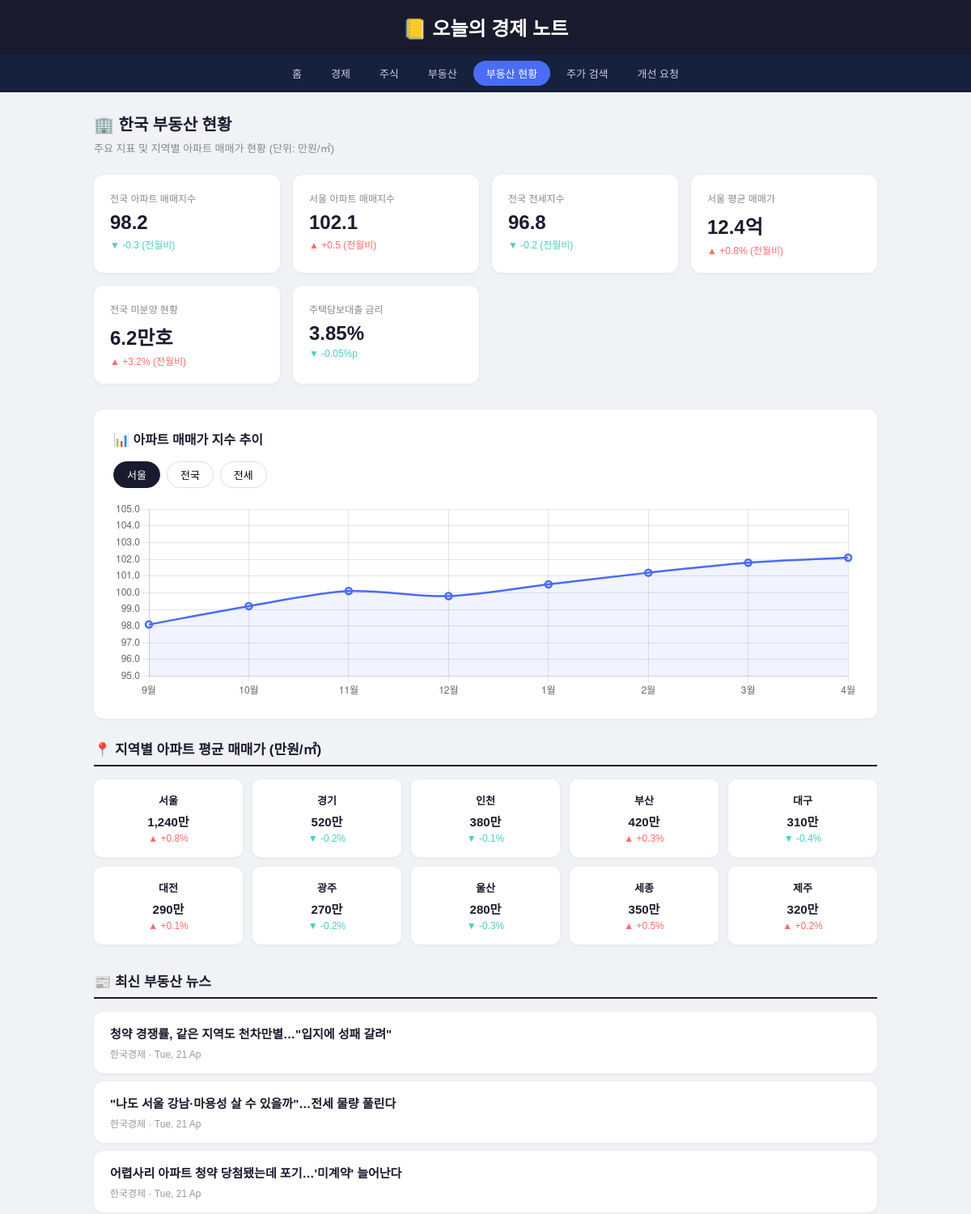
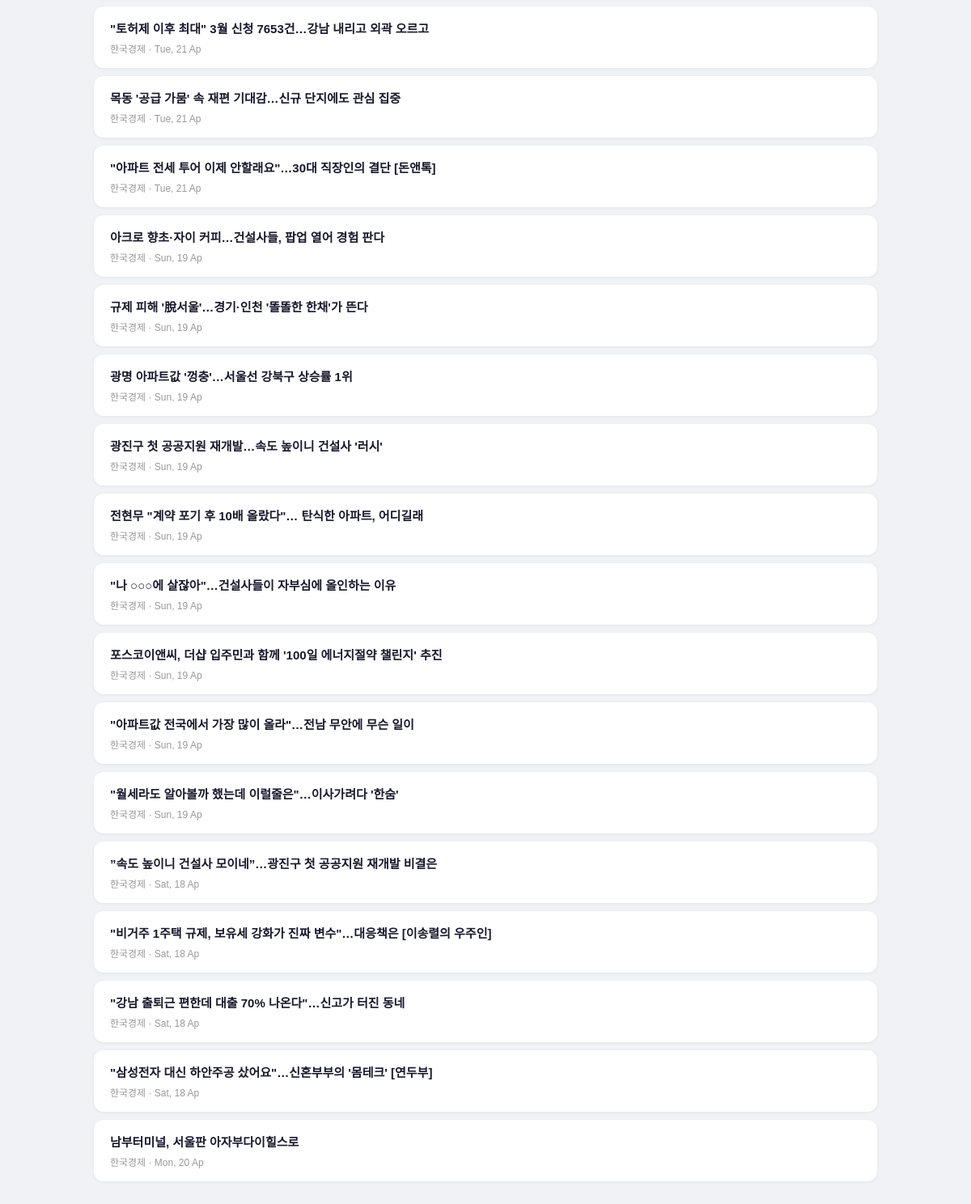
The app's page /realestate with its own data (2 pictures, top to bottom).
### tables this page shows
CREATE TABLE articles (
            id       INTEGER PRIMARY KEY AUTOINCREMENT,
            title    TEXT NOT NULL,
            link     TEXT,
            source   TEXT,
            category TEXT,
            date     TEXT
        );

### app.py (the view)
@app.route("/realestate")
def realestate():
    articles = get_articles("부동산")
    return render_template("realestate.html", articles=articles)

### app.py (called while the page is built, shortened)
def get_articles(category=None):
    conn = sqlite3.connect(DB)
    c = conn.cursor()
    if category:
        c.execute("""
            SELECT id, title, link, source, category, date
            FROM articles WHERE category=?
            ORDER BY date DESC LIMIT 20
        """, (category,))
    rows = c.fetchall()
    conn.close()
    return [{"id": r[0], "title": r[1], "link": r[2], "source": r[3], "category": r[4], "date": r[5]} for r in rows]

### templates/realestate.html (shortened to what this page needs)
<!DOCTYPE html>
<html lang="ko">
<head>
</head>
<body>
<header><h1>📒 오늘의 경제 노트</h1></header>
<nav>
  <a href="/">홈</a>
  <a href="/news/경제">경제</a>
  <a href="/news/주식">주식</a>
  <a href="/news/부동산">부동산</a>
  <a href="/realestate" class="active">부동산 현황</a>
  <a href="/stock">주가 검색</a>
  <a href="/feedback">개선 요청</a>
</nav>
<div class="container">
  <h2>🏢 한국 부동산 현황</h2>
  <p class="subtitle">주요 지표 및 지역별 아파트 매매가 현황 (단위: 만원/㎡)</p>
  <div class="stat-grid">
    <div class="stat-card">
      <div class="label">전국 아파트 매매지수</div>
      <div class="value">98.2</div>
      <div class="change down">▼ -0.3 (전월비)</div>
    </div>
    <div class="stat-card">
      <div class="label">서울 아파트 매매지수</div>
      <div class="value">102.1</div>
      <div class="change up">▲ +0.5 (전월비)</div>
    </div>
    <div class="stat-card">
      <div class="label">전국 전세지수</div>
      <div class="value">96.8</div>
      <div class="change down">▼ -0.2 (전월비)</div>
    </div>
    <div class="stat-card">
      <div class="label">서울 평균 매매가</div>
      <div class="value">12.4억</div>
      <div class="change up">▲ +0.8% (전월비)</div>
    </div>
    <div class="stat-card">
      <div class="label">전국 미분양 현황</div>
      <div class="value">6.2만호</div>
      <div class="change up">▲ +3.2% (전월비)</div>
    </div>
    <div class="stat-card">
      <div class="label">주택담보대출 금리</div>
      <div class="value">3.85%</div>
      <div class="change down">▼ -0.05%p</div>
    </div>
  </div>
  <div class="chart-section">
    <h3>📊 아파트 매매가 지수 추이</h3>
    <div class="chart-tabs">
      <button class="chart-tab active" onclick="changeChart('seoul', this)">서울</button>
      <button class="chart-tab" onclick="changeChart('nationwide', this)">전국</button>
      <button class="chart-tab" onclick="changeChart('jeonse', this)">전세</button>
    </div>
    <canvas id="priceChart" height="80"></canvas>
  </div>
  <div class="section-title">📍 지역별 아파트 평균 매매가 (만원/㎡)</div>
  <div class="region-grid">
    <div class="region-card"><div class="region">서울</div><div class="price">1,240만</div><div class="diff up">▲ +0.8%</div></div>
    <div class="region-card"><div class="region">경기</div><div class="price">520만</div><div class="diff down">▼ -0.2%</div></div>
    <div class="region-card"><div class="region">인천</div><div class="price">380만</div><div class="diff down">▼ -0.1%</div></div>
    <div class="region-card"><div class="region">부산</div><div class="price">420만</div><div class="diff up">▲ +0.3%</div></div>
    <div class="region-card"><div class="region">대구</div><div class="price">310만</div><div class="diff down">▼ -0.4%</div></div>
    <div class="region-card"><div class="region">대전</div><div class="price">290만</div><div class="diff up">▲ +0.1%</div></div>
    <div class="region-card"><div class="region">광주</div><div class="price">270만</div><div class="diff down">▼ -0.2%</div></div>
    <div class="region-card"><div class="region">울산</div><div class="price">280만</div><div class="diff down">▼ -0.3%</div></div>
    <div class="region-card"><div class="region">세종</div><div class="price">350만</div><div class="diff up">▲ +0.5%</div></div>
    <div class="region-card"><div class="region">제주</div><div class="price">320만</div><div class="diff up">▲ +0.2%</div></div>
  </div>
  <div class="section-title">📰 최신 부동산 뉴스</div>
  {% for article in articles %}
  <div class="article-card">
    <h4><a href="{{ article['link'] }}" target="_blank" rel="noreferrer">{{ article['title'] }}</a></h4>
    <div class="meta">{{ article['source'] }} · {{ article['date'] }}</div>
  </div>
  {% endfor %}
</div>
<script>
const chartData = {
  seoul:      [98.1, 99.2, 100.1, 99.8, 100.5, 101.2, 101.8, 102.1],
  nationwide: [99.2, 99.5, 99.8, 99.3, 98.9, 98.5, 98.3, 98.2],
  jeonse:     [97.5, 97.8, 98.1, 97.9, 97.5, 97.1, 96.9, 96.8],
};
const labels = ['9월', '10월', '11월', '12월', '1월', '2월', '3월', '4월'];
const colors = { seoul: '#4a6cf7', nationwide: '#1a1a2e', jeonse: '#f59e0b' };
const names  = { seoul: '서울 매매', nationwide: '전국 매매', jeonse: '전국 전세' };
let chart;
window.onload = function() {
  const ctx = document.getElementById('priceChart').getContext('2d');
  chart = new Chart(ctx, {
    type: 'line',
    data: {
      labels,
      datasets: [{
        label: '서울 매매',
        data: chartData.seoul,
        borderColor: '#4a6cf7',
        backgroundColor: 'rgba(74,108,247,0.08)',
        borderWidth: 2.5,
        pointRadius: 4,
        tension: 0.3,
        fill: true,
      }]
    },
    options: {
      responsive: true,
      plugins: { legend: { display: false } },
      scales: {
        y: { min: 95, max: 105, ticks: { callback: v => v.toFixed(1) } }
      }
    }
  });
};
function changeChart(type, btn) {
  document.querySelectorAll('.chart-tab').forEach(t => t.classList.remove('active'));
  btn.classList.add('active');
  chart.data.datasets[0].data            = chartData[type];
  chart.data.datasets[0].borderColor     = colors[type];
  chart.data.datasets[0].backgroundColor = colors[type] + '15';
  chart.data.datasets[0].label           = names[type];
  chart.update();
}
</script>
</body>
</html>

### templates/realestate.html (style rules this page uses)
* { box-sizing: border-box; margin: 0; padding: 0; }
body { font-family: 'Apple SD Gothic Neo', sans-serif; background: #f0f2f5; color: #1a1a2e; }
header { background: #1a1a2e; color: white; padding: 16px 0; text-align: center; }
header h1 { font-size: 24px; font-weight: 700; }
nav { background: #16213e; display: flex; justify-content: center; gap: 4px; padding: 8px; flex-wrap: wrap; }
nav a { color: #ccd; text-decoration: none; padding: 6px 16px; border-radius: 20px; font-size: 13px; transition: all 0.2s; }
nav a:hover, nav a.active { background: #4a6cf7; color: white; }
.container { max-width: 1000px; margin: 0 auto; padding: 24px 16px 40px; }
h2 { font-size: 20px; margin-bottom: 6px; }
.subtitle { font-size: 13px; color: #888; margin-bottom: 24px; }
.stat-grid { display: grid; grid-template-columns: repeat(auto-fill, minmax(200px, 1fr)); gap: 16px; margin-bottom: 32px; }
.stat-card { background: white; border-radius: 12px; padding: 20px; box-shadow: 0 1px 4px rgba(0,0,0,0.06); }
.stat-card .label { font-size: 12px; color: #888; margin-bottom: 8px; }
.stat-card .value { font-size: 24px; font-weight: 700; color: #1a1a2e; }
.stat-card .change { font-size: 12px; margin-top: 4px; }
.up { color: #ff6b6b; }
.down { color: #4ecdc4; }
.chart-section { background: white; border-radius: 12px; padding: 24px; box-shadow: 0 1px 4px rgba(0,0,0,0.06); margin-bottom: 24px; }
.chart-section h3 { font-size: 16px; margin-bottom: 16px; color: #1a1a2e; }
.chart-tabs { display: flex; gap: 8px; margin-bottom: 16px; flex-wrap: wrap; }
.chart-tab { padding: 6px 16px; border-radius: 20px; border: 1.5px solid #ddd; background: white; font-size: 13px; cursor: pointer; font-family: inherit; transition: all 0.2s; }
.chart-tab.active { background: #1a1a2e; color: white; border-color: #1a1a2e; }
.region-grid { display: grid; grid-template-columns: repeat(auto-fill, minmax(160px, 1fr)); gap: 12px; margin-bottom: 32px; }
.region-card { background: white; border-radius: 10px; padding: 16px; box-shadow: 0 1px 4px rgba(0,0,0,0.06); text-align: center; }
.region-card .region { font-size: 13px; font-weight: 600; margin-bottom: 6px; }
.region-card .price { font-size: 15px; font-weight: 700; color: #1a1a2e; }
.region-card .diff { font-size: 12px; margin-top: 4px; }
.article-card { background: white; border-radius: 12px; padding: 16px 20px; margin-bottom: 10px; box-shadow: 0 1px 4px rgba(0,0,0,0.06); transition: transform 0.15s; }
.article-card h4 { font-size: 15px; margin-bottom: 6px; }
.article-card h4 a { color: #1a1a2e; text-decoration: none; }
.meta { font-size: 12px; color: #999; }
.section-title { font-size: 17px; font-weight: 600; margin-bottom: 16px; padding-bottom: 8px; border-bottom: 2px solid #1a1a2e; }

### records on screen
articles: title "청약 경쟁률, 같은 지역도 천차만별…\"입지에 성패 갈려\"", source "한국경제", date "Tue, 21 Ap"
articles: title "\"나도 서울 강남·마용성 살 수 있을까\"…전세 물량 풀린다", source "한국경제", date "Tue, 21 Ap"
articles: title "어렵사리 아파트 청약 당첨됐는데 포기…'미계약' 늘어난다", source "한국경제", date "Tue, 21 Ap"
articles: title "\"토허제 이후 최대\" 3월 신청 7653건…강남 내리고 외곽 오르고", source "한국경제", date "Tue, 21 Ap"
articles: title "목동 '공급 가뭄' 속 재편 기대감…신규 단지에도 관심 집중", source "한국경제", date "Tue, 21 Ap"
articles: title "\"아파트 전세 투어 이제 안할래요\"…30대 직장인의 결단 [돈앤톡]", source "한국경제", date "Tue, 21 Ap"
articles: title "아크로 향초·자이 커피…건설사들, 팝업 열어 경험 판다", source "한국경제", date "Sun, 19 Ap"
articles: title "규제 피해 '脫서울'…경기·인천 '똘똘한 한채'가 뜬다", source "한국경제", date "Sun, 19 Ap"
articles: title "광명 아파트값 '껑충'…서울선 강북구 상승률 1위", source "한국경제", date "Sun, 19 Ap"
articles: title "광진구 첫 공공지원 재개발…속도 높이니 건설사 '러시'", source "한국경제", date "Sun, 19 Ap"
articles: title "전현무 \"계약 포기 후 10배 올랐다\"… 탄식한 아파트, 어디길래", source "한국경제", date "Sun, 19 Ap"
articles: title "\"나 ○○○에 살잖아\"…건설사들이 자부심에 올인하는 이유", source "한국경제", date "Sun, 19 Ap"
articles: title "포스코이앤씨, 더샵 입주민과 함께 '100일 에너지절약 챌린지' 추진", source "한국경제", date "Sun, 19 Ap"
articles: title "\"아파트값 전국에서 가장 많이 올라\"…전남 무안에 무슨 일이", source "한국경제", date "Sun, 19 Ap"
articles: title "\"월세라도 알아볼까 했는데 이럴줄은\"…이사가려다 '한숨'", source "한국경제", date "Sun, 19 Ap"
articles: title "”속도 높이니 건설사 모이네”…광진구 첫 공공지원 재개발 비결은", source "한국경제", date "Sat, 18 Ap"
articles: title "\"비거주 1주택 규제, 보유세 강화가 진짜 변수\"…대응책은 [이송렬의 우주인]", source "한국경제", date "Sat, 18 Ap"
articles: title "\"강남 출퇴근 편한데 대출 70% 나온다\"…신고가 터진 동네", source "한국경제", date "Sat, 18 Ap"
articles: title "\"삼성전자 대신 하안주공 샀어요\"…신혼부부의 '몸테크' [연두부]", source "한국경제", date "Sat, 18 Ap"
articles: title "남부터미널, 서울판 아자부다이힐스로", source "한국경제", date "Mon, 20 Ap"
